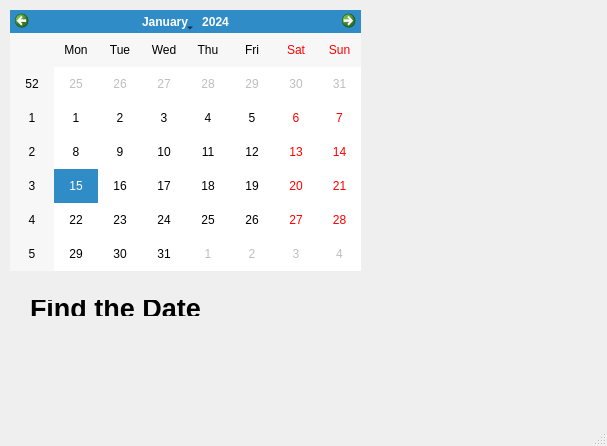
<?xml version="1.0" encoding="UTF-8"?>
<ui version="4.0">
 <class>MainWindow</class>
 <widget class="QMainWindow" name="MainWindow">
  <property name="geometry">
   <rect>
    <x>0</x>
    <y>0</y>
    <width>607</width>
    <height>446</height>
   </rect>
  </property>
  <property name="windowTitle">
   <string>MainWindow</string>
  </property>
  <widget class="QWidget" name="centralwidget">
   <widget class="QCalendarWidget" name="calendarWidget">
    <property name="geometry">
     <rect>
      <x>10</x>
      <y>10</y>
      <width>351</width>
      <height>261</height>
     </rect>
    </property>
   </widget>
   <widget class="QLabel" name="label">
    <property name="geometry">
     <rect>
      <x>30</x>
      <y>300</y>
      <width>201</width>
      <height>16</height>
     </rect>
    </property>
    <property name="font">
     <font>
      <pointsize>20</pointsize>
      <weight>75</weight>
      <bold>true</bold>
     </font>
    </property>
    <property name="text">
     <string>Find the Date</string>
    </property>
   </widget>
  </widget>
  <widget class="QMenuBar" name="menubar">
   <property name="geometry">
    <rect>
     <x>0</x>
     <y>0</y>
     <width>607</width>
     <height>24</height>
    </rect>
   </property>
  </widget>
  <widget class="QStatusBar" name="statusbar"/>
 </widget>
 <resources/>
 <connections/>
</ui>
